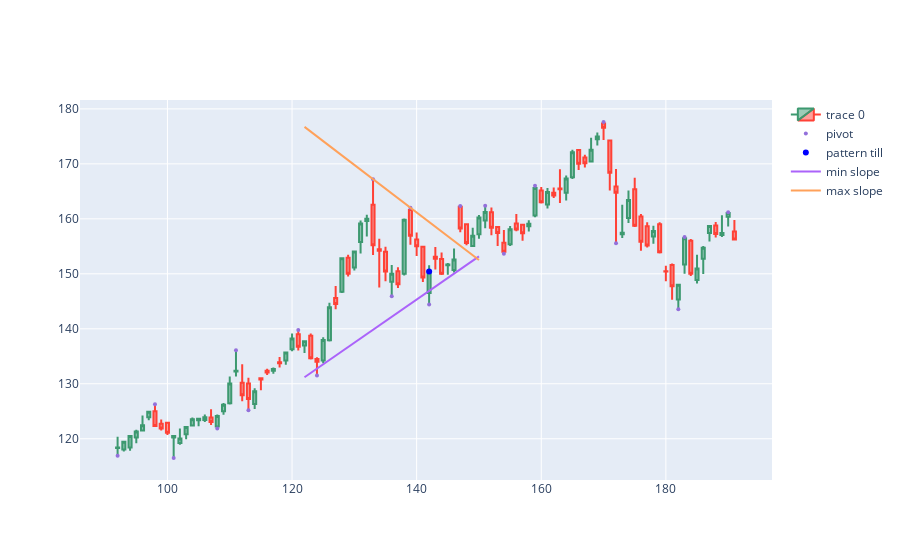
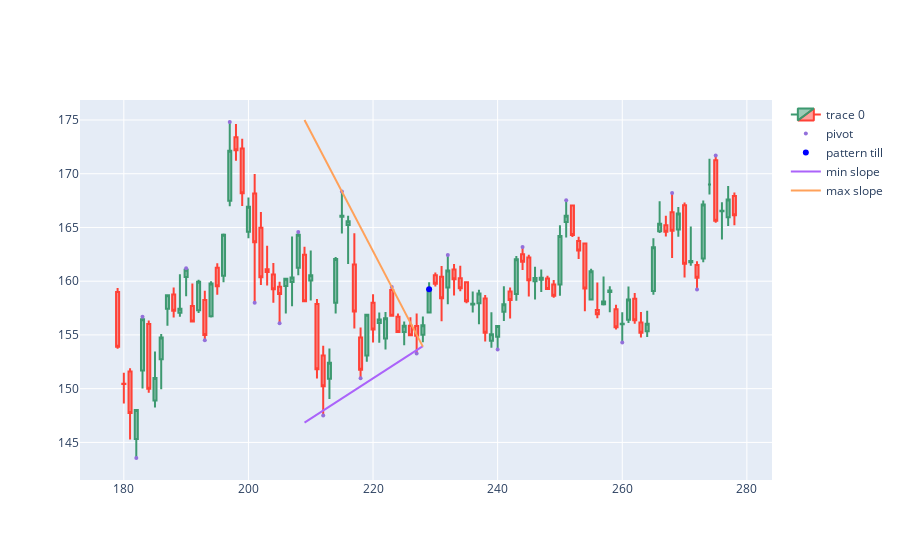

Here is the notebook cell these charts were saved with, in order:
### Markdown cell above
# DEV

### Code cell
backcandles = 20

warnings.filterwarnings("ignore")
validCandles = searchForValidCandles(df, backcandles=backcandles)
for validCandle in np.array(validCandles)[np.diff(np.concatenate([[0], validCandles]))>1]:
    print(f"------------------------ validCandle: {validCandle} ------------------------")
    triangle = visualizeValidCandle(df, validCandle, backcandles=backcandles)
    opportunity = Opportunity(df, triangle, validCandle, backcandles)
    opportunity.plotEverything()
warnings.filterwarnings("default")
